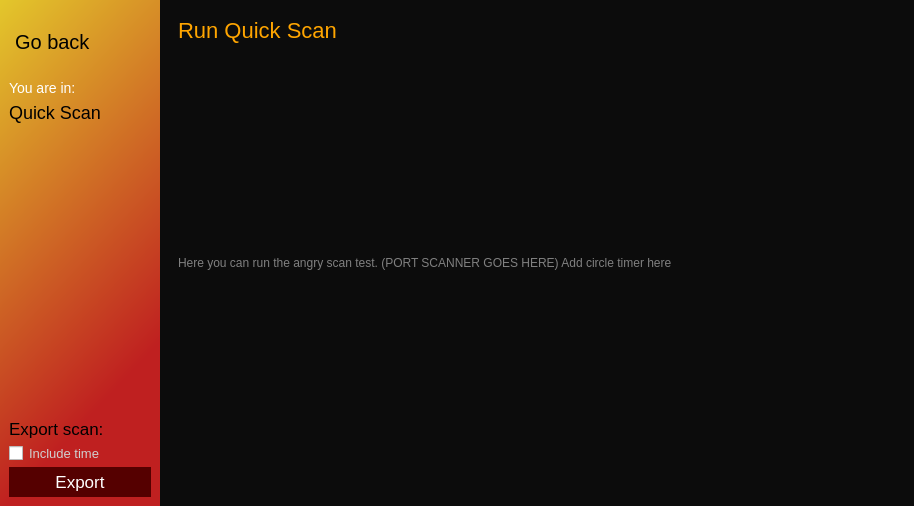
<?xml version="1.0" encoding="UTF-8"?>
<ui version="4.0">
 <class>MainWindow</class>
 <widget class="QMainWindow" name="MainWindow">
  <property name="geometry">
   <rect>
    <x>0</x>
    <y>0</y>
    <width>914</width>
    <height>506</height>
   </rect>
  </property>
  <property name="maximumSize">
   <size>
    <width>31321</width>
    <height>31232</height>
   </size>
  </property>
  <property name="windowTitle">
   <string>MainWindow</string>
  </property>
  <property name="styleSheet">
   <string notr="true">border: unset;</string>
  </property>
  <widget class="QWidget" name="app">
   <layout class="QHBoxLayout" name="horizontalLayout">
    <property name="spacing">
     <number>0</number>
    </property>
    <property name="leftMargin">
     <number>0</number>
    </property>
    <property name="topMargin">
     <number>0</number>
    </property>
    <property name="rightMargin">
     <number>0</number>
    </property>
    <property name="bottomMargin">
     <number>0</number>
    </property>
    <item>
     <widget class="QFrame" name="side_bar">
      <property name="maximumSize">
       <size>
        <width>160</width>
        <height>16777215</height>
       </size>
      </property>
      <property name="styleSheet">
       <string notr="true">background:qlineargradient(spread:pad, x1:0, y1:0, x2:0.306, y2:0.909091, stop:0.00568182 rgba(227, 198, 43, 255), stop:1 rgba(191, 32, 32, 255));</string>
      </property>
      <property name="frameShape">
       <enum>QFrame::StyledPanel</enum>
      </property>
      <property name="frameShadow">
       <enum>QFrame::Raised</enum>
      </property>
      <layout class="QVBoxLayout" name="verticalLayout_5">
       <item>
        <layout class="QVBoxLayout" name="header">
         <item>
          <layout class="QHBoxLayout" name="top">
           <item alignment="Qt::AlignTop">
            <widget class="QPushButton" name="back">
             <property name="minimumSize">
              <size>
               <width>0</width>
               <height>65</height>
              </size>
             </property>
             <property name="styleSheet">
              <string notr="true">font-size:20px;
background:none;</string>
             </property>
             <property name="text">
              <string> Go back</string>
             </property>
             <property name="icon">
              <iconset>
               <normaloff>../../assets/back2.png</normaloff>../../assets/back2.png</iconset>
             </property>
             <property name="iconSize">
              <size>
               <width>18</width>
               <height>32</height>
              </size>
             </property>
            </widget>
           </item>
           <item alignment="Qt::AlignRight|Qt::AlignVCenter">
            <widget class="QPushButton" name="help">
             <property name="styleSheet">
              <string notr="true">background:none;
padding:0px;
margin:0px;</string>
             </property>
             <property name="text">
              <string/>
             </property>
             <property name="icon">
              <iconset>
               <normaloff>../../assets/help3.png</normaloff>../../assets/help3.png</iconset>
             </property>
             <property name="iconSize">
              <size>
               <width>16</width>
               <height>16</height>
              </size>
             </property>
            </widget>
           </item>
          </layout>
         </item>
         <item>
          <layout class="QVBoxLayout" name="verticalLayout_3">
           <item>
            <widget class="QLabel" name="label">
             <property name="styleSheet">
              <string notr="true">font-size:14px;
background:none;
color:white;</string>
             </property>
             <property name="text">
              <string>You are in: </string>
             </property>
            </widget>
           </item>
           <item>
            <widget class="QPushButton" name="back_2">
             <property name="styleSheet">
              <string notr="true">font-size:18px;
background:none;
text-align:left;
</string>
             </property>
             <property name="text">
              <string>Quick Scan</string>
             </property>
             <property name="icon">
              <iconset>
               <normaloff>../../assets/quickscan.png</normaloff>../../assets/quickscan.png</iconset>
             </property>
             <property name="iconSize">
              <size>
               <width>25</width>
               <height>25</height>
              </size>
             </property>
            </widget>
           </item>
          </layout>
         </item>
        </layout>
       </item>
       <item>
        <spacer name="verticalSpacer">
         <property name="orientation">
          <enum>Qt::Vertical</enum>
         </property>
         <property name="sizeHint" stdset="0">
          <size>
           <width>20</width>
           <height>40</height>
          </size>
         </property>
        </spacer>
       </item>
       <item>
        <layout class="QVBoxLayout" name="exports">
         <item>
          <widget class="QLabel" name="label_2">
           <property name="styleSheet">
            <string notr="true">font-size:17px;
background:none;

color:black;</string>
           </property>
           <property name="text">
            <string>Export scan:</string>
           </property>
          </widget>
         </item>
         <item>
          <layout class="QVBoxLayout" name="verticalLayout">
           <item>
            <widget class="QCheckBox" name="checkBox">
             <property name="styleSheet">
              <string notr="true">background:none;font-size:13px;color:rgb(207, 207, 207);</string>
             </property>
             <property name="text">
              <string>Include time</string>
             </property>
            </widget>
           </item>
          </layout>
         </item>
         <item>
          <widget class="QPushButton" name="export_2">
           <property name="styleSheet">
            <string notr="true">background: rgb(85, 0, 0);
color:white;font-size:17px;
padding:5px;</string>
           </property>
           <property name="text">
            <string>Export</string>
           </property>
           <property name="icon">
            <iconset>
             <normaloff>../assets/export_2.png</normaloff>../assets/export_2.png</iconset>
           </property>
          </widget>
         </item>
        </layout>
       </item>
      </layout>
     </widget>
    </item>
    <item>
     <widget class="QFrame" name="body">
      <property name="styleSheet">
       <string notr="true">background-color:rgb(12, 12, 12);</string>
      </property>
      <property name="frameShape">
       <enum>QFrame::StyledPanel</enum>
      </property>
      <property name="frameShadow">
       <enum>QFrame::Raised</enum>
      </property>
      <layout class="QVBoxLayout" name="verticalLayout_2">
       <item>
        <widget class="QFrame" name="frame">
         <property name="minimumSize">
          <size>
           <width>0</width>
           <height>400</height>
          </size>
         </property>
         <property name="maximumSize">
          <size>
           <width>16777215</width>
           <height>3242342</height>
          </size>
         </property>
         <property name="frameShape">
          <enum>QFrame::StyledPanel</enum>
         </property>
         <property name="frameShadow">
          <enum>QFrame::Raised</enum>
         </property>
         <layout class="QVBoxLayout" name="verticalLayout_4">
          <item alignment="Qt::AlignTop">
           <widget class="QLabel" name="label_3">
            <property name="styleSheet">
             <string notr="true">color:orange;
font-size:22px;</string>
            </property>
            <property name="text">
             <string>Run Quick Scan</string>
            </property>
           </widget>
          </item>
          <item alignment="Qt::AlignTop">
           <widget class="QLabel" name="label_7">
            <property name="styleSheet">
             <string notr="true">color:grey;</string>
            </property>
            <property name="text">
             <string>Here you can run the angry scan test. (PORT SCANNER GOES HERE) Add circle timer here</string>
            </property>
           </widget>
          </item>
         </layout>
        </widget>
       </item>
      </layout>
     </widget>
    </item>
   </layout>
  </widget>
 </widget>
 <resources/>
 <connections/>
</ui>
